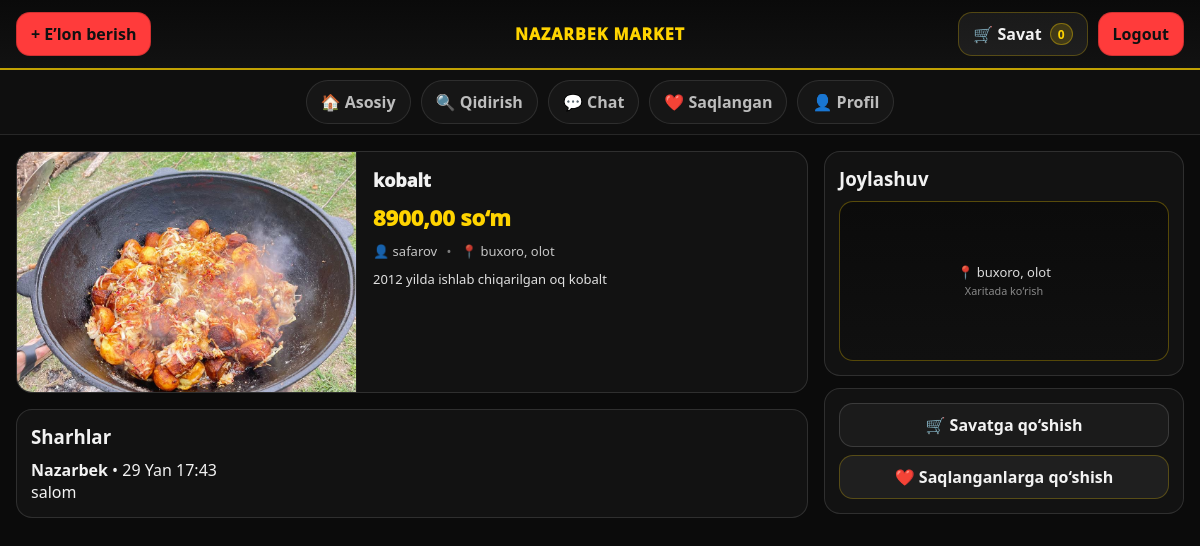
Page /products/products/4/ on the committed database.
### Product/models.py (models this page shows, shortened)
class Product(models.Model):
    CATEGORY_CHOICES = [
        ("elektronika", "Elektronika"),
        ("kiyim", "Kiyim-kechak"),
        ("avto", "Avtomobil"),
        ("uy", "Uy-joy"),
        ("texnika", "Texnika"),
        ("xizmat", "Xizmatlar"),
        ("boshqa", "Boshqalar"),
    ]
    owner = models.ForeignKey(
        settings.AUTH_USER_MODEL,
        on_delete=models.CASCADE,
        related_name="products"
    )
    title = models.CharField(max_length=120)
    description = models.TextField(blank=True)
    price = models.DecimalField(max_digits=12, decimal_places=2)
    category = models.CharField(max_length=30, choices=CATEGORY_CHOICES, default="boshqa")
    image = models.ImageField(upload_to="products/", blank=True, null=True)
    location_name = models.CharField(max_length=150, blank=True)
    created_at = models.DateTimeField(auto_now_add=True)
    is_active = models.BooleanField(default=True)
    phone_number=models.CharField(max_length=20)
    class Meta:
        ordering = ["-created_at"]

class Comment(models.Model):
    product = models.ForeignKey("Product", on_delete=models.CASCADE, related_name="comments")
    user = models.ForeignKey(settings.AUTH_USER_MODEL, on_delete=models.CASCADE)
    text = models.TextField()
    created_at = models.DateTimeField(auto_now_add=True)
    class Meta:
        ordering = ["-created_at"]

### Product/views.py (the view)
# urls.py: path("products/<int:pk>/", views.product_detail, name="product_detail"),
def product_detail(request, pk):
    product = get_object_or_404(Product, pk=pk)
    comments = product.comments.select_related("user")
    is_favorited = False
    if request.user.is_authenticated:
        is_favorited = Favorite.objects.filter(
            user=request.user,
            product=product
        ).exists()
    return render(request, "product_detail.html", {
        "product": product,
        "is_favorited": is_favorited,
        "comments": comments,
    })

### configapp/context_processors.py (called while the page is built)
def cart_count(request):
    if request.user.is_authenticated:
        total = CartItem.objects.filter(user=request.user).aggregate(s=Sum("quantity"))["s"] or 0
        return {"cart_count": total}
    return {"cart_count": 0}

### templates/product_detail.html (shortened to what this page needs)
{% extends "dashboard.html" %}
{% block content %}
<div class="detail">
  <div class="detail__main">
    <div class="olx-card">
      <div class="olx-media">
        {% if product.image %}
          <img class="olx-img" src="{{ product.image.url }}" alt="{{ product.title }}">
        {% else %}
          <div class="olx-img"></div>
        {% endif %}
      </div>
      <div class="olx-card__info">
        <div class="olx-title">{{ product.title }}</div>
        <div class="olx-price">{{ product.price }} so‘m</div>
        <div class="olx-meta">
          👤 {{ product.owner.username }}
          <span class="dot">•</span>
          📍 {{ product.location_name|default:"Joylashuv yo‘q" }}
        </div>
        <div class="olx-desc">{{ product.description }}</div>
      </div>
    </div>
    <div class="block" style="margin-top:16px;">
      <div class="block__head"><h3>Sharhlar</h3></div>
      {% if comments %}
        {% for c in comments %}
          <div class="comment">
            <div class="comment__top">
              <strong>{{ c.user.username }}</strong>
              <span>•</span>
              <span>{{ c.created_at|date:"d M H:i" }}</span>
            </div>
            <div class="comment__text">{{ c.text }}</div>
          </div>
        {% endfor %}
      {% else %}
        <div style="opacity:.7;">Hozircha sharh yo‘q.</div>
      {% endif %}
    </div>
  </div>
  <aside class="detail__side">
    <div class="block">
      <div class="block__head"><h3>Joylashuv</h3></div>
      <div class="location-box">
        <div class="location-map">
          <div class="location-text">
            📍 {{ product.location_name|default:"Joylashuv yo‘q" }}<br>
            <small>Xaritada ko‘rish</small>
          </div>
        </div>
      </div>
    </div>
    <div class="block" style="margin-top:12px;">
      {% if request.user != product.owner %}
        <a href="{% url 'cart_add' product.id %}"
           class="btn btn--yellow"
           style="width:100%; justify-content:center;">
          🛒 Savatga qo‘shish
        </a>
      {% else %}
        <div style="opacity:.7; text-align:center;">
          Bu sizning e’loningiz
        </div>
      {% endif %}
      <a href="{% url 'favorite_toggle' product.id %}"
         class="btn {% if is_favorited %}btn--red{% else %}btn--dark{% endif %}"
         style="width:100%; justify-content:center; margin-top:8px;">
        {% if is_favorited %}
          ✅ Saqlangan
        {% else %}
          ❤️ Saqlanganlarga qo‘shish
        {% endif %}
      </a>
    </div>
  </aside>
</div>
{% endblock %}

### static/dashboard.css (style rules this page uses)
:root { --bg:#0b0b0b; --panel:#121212; --panel2:#0f0f0f; --text:#f2f2f2; --muted:#bdbdbd; --yellow:#ffd400; --red:#ff3b3b; --stroke:rgba(255,255,255,.12); --sidebar-w:320px; --gap:18px; }
* { box-sizing:border-box; }
html,body { height:100%; }
body { margin:0; font-family:system-ui,-apple-system,Segoe UI,Roboto,Arial,sans-serif; background:var(--bg); color:var(--text); }
a { color:inherit; text-decoration:none; }
.btn { display:inline-flex; align-items:center; gap:8px; padding:10px 14px; border-radius:14px; font-weight:900; border:1px solid rgba(255,255,255,.14); background:rgba(255,255,255,.04); color:var(--text); }
.btn--dark { background:rgba(255,255,255,.06); border-color:rgba(255,212,0,.25); }
.block { background:rgba(255,255,255,.03); border:1px solid rgba(255,255,255,.12); border-radius:16px; padding:14px; }
.block__head { display:flex; justify-content:space-between; align-items:center; margin-bottom:10px; }
.block__head h3 { margin:0; }
.detail { display:grid; grid-template-columns:1fr 360px; gap:16px; align-items:start; }
.detail__side { position:sticky; top:150px; }
.olx-card { display:grid; grid-template-columns:340px 1fr; background:rgba(255,255,255,.03); border:1px solid rgba(255,255,255,.12); border-radius:16px; overflow:hidden; }
.olx-media { background:#0e0e0e; border-right:1px solid rgba(255,255,255,.08); }
.olx-img { width:100%; height:240px; object-fit:cover; display:block; }
.olx-card__info { padding:16px; display:flex; flex-direction:column; gap:10px; min-width:0; }
.olx-title { font-size:18px; font-weight:1000; margin:0; }
.olx-price { font-size:22px; font-weight:1000; color:var(--yellow); }
.olx-meta { font-size:13px; opacity:.8; }
.olx-desc { font-size:13px; line-height:1.45; opacity:.92; white-space:pre-wrap; }
.location-box { display:flex; flex-direction:column; gap:10px; }
.location-map { height:160px; border-radius:14px; border:1px solid rgba(255,212,0,.3); background:linear-gradient(180deg,#0b0b0b,#101010); display:flex; align-items:center; justify-content:center; text-align:center; padding:10px; }
.location-text { font-size:13px; opacity:.9; }
.location-text small { opacity:.6; }
.dot { opacity:.6; padding:0 6px; }

### rows in the picture
Product: image (picture), title "kobalt", price "8900,00", owner.username "safarov", location_name "buxoro, olot", description "2012 yilda ishlab chiqarilgan oq kobalt"
Comment: user.username "Nazarbek", created_at "29 Yan 17:43", text "salom"

### other values in the picture
{{ cart_count|default:0 }} "0"
